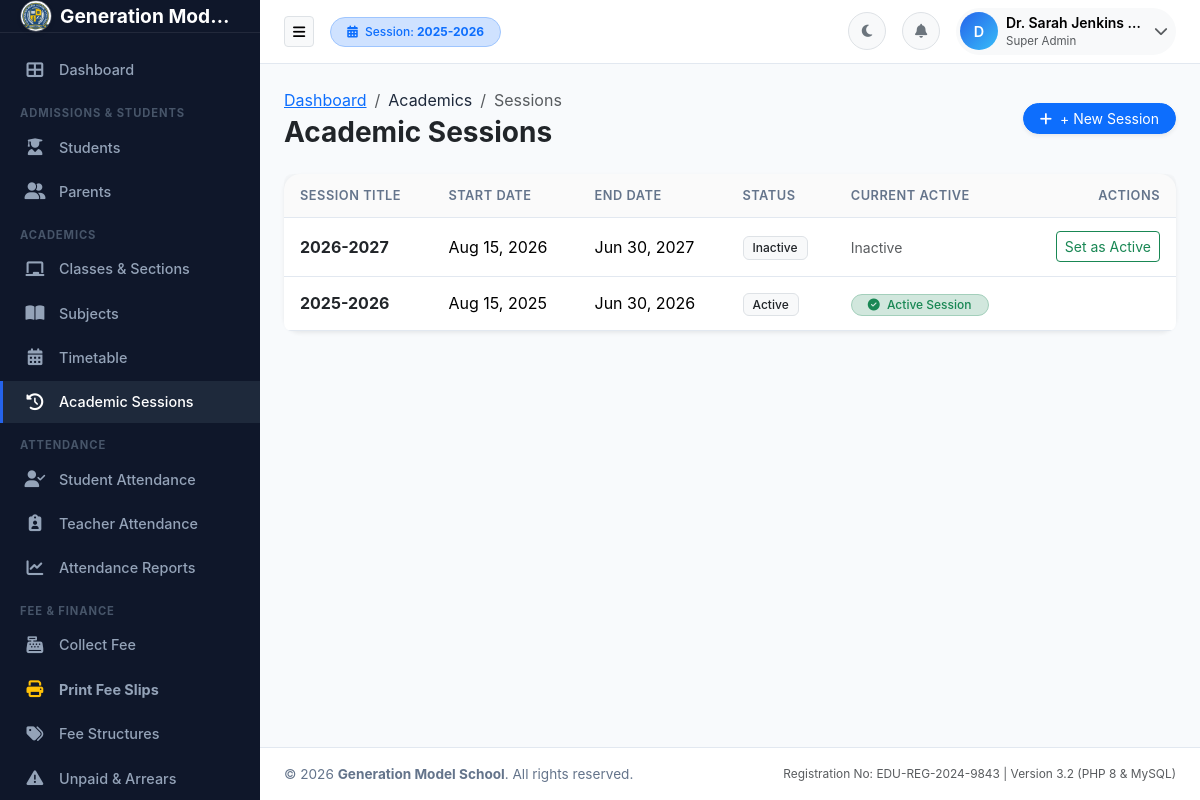
The app's page /academics/sessions.php (signed in) with its own data.
### tables this page shows
CREATE TABLE academic_sessions (
    id INT AUTO_INCREMENT PRIMARY KEY,
    session_name VARCHAR(50) NOT NULL UNIQUE,
    start_date DATE NOT NULL,
    end_date DATE NOT NULL,
    is_current TINYINT(1) DEFAULT 0,
    status ENUM('active', 'inactive', 'archived') DEFAULT 'active',
    created_at TIMESTAMP DEFAULT CURRENT_TIMESTAMP
);

### includes/functions.php (called while the page is built, shortened)
<?php
require_once __DIR__ . '/../config/config.php';
function getActiveSession() {
    global $pdo;
    $stmt = $pdo->query("SELECT * FROM academic_sessions WHERE is_current = 1 LIMIT 1");
    $activeSession = $stmt->fetch();
    return $activeSession;
}
function getAllSessions() {
    global $pdo;
    return $pdo->query("SELECT * FROM academic_sessions ORDER BY start_date DESC")->fetchAll();
}

### config/config.php (called while the page is built, shortened)
<?php
function e($string) {
    return htmlspecialchars((string)($string ?? ''), ENT_QUOTES, 'UTF-8');
}
function formatDate($date, $format = 'M d, Y') {
    return date($format, strtotime($date));
}

### includes/auth.php (called while the page is built, shortened)
<?php
require_once __DIR__ . '/../config/config.php';
function isLoggedIn() {
    return isset($_SESSION['user_id']) && !empty($_SESSION['user_id']);
}
function getCurrentUser() {
    if (isset($_SESSION['user_data'])) {
        return $_SESSION['user_data'];
    }
    return null;
}

### academics/sessions.php (the view, shortened to what this page needs)
<?php
require_once __DIR__ . '/../config/config.php';
require_once __DIR__ . '/../includes/auth.php';
require_once __DIR__ . '/../includes/permissions.php';
require_once __DIR__ . '/../includes/functions.php';
$sessions = getAllSessions();
require_once __DIR__ . '/../includes/header.php';
?>
<div class="d-flex flex-column flex-md-row justify-content-between align-items-md-center mb-4 gap-3">
    <div>
        <nav aria-label="breadcrumb">
            <ol class="breadcrumb mb-1">
                <li class="breadcrumb-item"><a href="<?= BASE_PATH ?>/dashboard.php">Dashboard</a></li>
                <li class="breadcrumb-item">Academics</li>
                <li class="breadcrumb-item active">Sessions</li>
            </ol>
        </nav>
        <h3 class="fw-bold text-dark mb-0">Academic Sessions</h3>
    </div>
    <button type="button" class="btn btn-primary btn-sm rounded-pill px-3 shadow-sm" data-bs-toggle="modal" data-bs-target="#addSessionModal">
        <i class="fas fa-plus me-1"></i> + New Session
    </button>
</div>
<div class="card border-0 shadow-sm rounded-4">
    <div class="card-body p-0">
        <div class="table-responsive">
            <table class="table table-hover align-middle mb-0">
                <thead class="table-light">
                    <tr>
                        <th>Session Title</th>
                        <th>Start Date</th>
                        <th>End Date</th>
                        <th>Status</th>
                        <th>Current Active</th>
                        <th class="text-end">Actions</th>
                    </tr>
                </thead>
                <tbody>
                    <?php foreach ($sessions as $s): ?>
                        <tr>
                            <td class="fw-bold text-dark"><?= e($s['session_name']) ?></td>
                            <td><?= formatDate($s['start_date']) ?></td>
                            <td><?= formatDate($s['end_date']) ?></td>
                            <td><span class="badge bg-light text-dark border"><?= ucfirst($s['status']) ?></span></td>
                            <td>
                                <?php if ($s['is_current'] == 1): ?>
                                    <span class="badge bg-success-subtle text-success border border-success-subtle px-3 py-1 rounded-pill">
                                        <i class="fas fa-check-circle me-1"></i> Active Session
                                    </span>
                                <?php else: ?>
                                    <span class="text-muted small">Inactive</span>
                                <?php endif; ?>
                            </td>
                            <td class="text-end">
                                <?php if ($s['is_current'] != 1): ?>
                                    <a href="<?= BASE_PATH ?>/academics/sessions.php?action=activate&id=<?= $s['id'] ?>" class="btn btn-sm btn-outline-success" onclick="return confirm('Switch current academic session to <?= e($s['session_name']) ?>?')">
                                        Set as Active
                                    </a>
                                <?php endif; ?>
                            </td>
                        </tr>
                    <?php endforeach; ?>
                </tbody>
            </table>
        </div>
    </div>
</div>
<?php require_once __DIR__ . '/../includes/footer.php'; ?>

### includes/navbar.php (shortened to what this page needs)
<header class="app-navbar">
    <div class="d-flex align-items-center">
        <button type="button" class="btn btn-light border btn-sm me-3" id="sidebarToggle" aria-label="Toggle Sidebar">
            <i class="fas fa-bars"></i>
        </button>
        <div class="d-none d-md-block">
            <span class="badge bg-primary-subtle text-primary border border-primary-subtle px-3 py-2 rounded-pill">
                <i class="fas fa-calendar-alt me-1"></i> Session: <strong><?= e($activeSession['session_name'] ?? '2025-2026') ?></strong>
            </span>
        </div>
    </div>
    <div class="nav-actions">
        <button class="btn btn-light border btn-sm rounded-circle d-flex align-items-center justify-content-center" id="themeToggleBtn" style="width: 38px; height: 38px;" title="Toggle Dark/Light Mode">
            <i class="fas fa-moon text-secondary"></i>
        </button>
        <div class="dropdown">
            <button class="btn btn-light border btn-sm rounded-circle position-relative d-flex align-items-center justify-content-center" style="width: 38px; height: 38px;" id="notificationsDropdown" data-bs-toggle="dropdown" aria-expanded="false">
                <i class="fas fa-bell text-secondary"></i>
            </button>
        </div>
        <div class="dropdown">
            <button class="btn btn-light border-0 p-1 d-flex align-items-center rounded-pill" id="userMenuDropdown" data-bs-toggle="dropdown" aria-expanded="false">
                <div class="avatar-initials me-2">
                    <?= strtoupper(substr($currentUser['full_name'] ?? 'U', 0, 1)) ?>
                </div>
                <div class="text-start d-none d-lg-block me-2">
                    <div class="fw-semibold small text-truncate" style="max-width: 140px;"><?= e($currentUser['full_name'] ?? 'User') ?></div>
                    <div class="text-muted" style="font-size: 0.72rem;"><?= e($currentUser['role_display'] ?? 'Staff') ?></div>
                </div>
                <i class="fas fa-chevron-down text-muted small me-1"></i>
            </button>
        </div>
    </div>
</header>

### assets/css/style.css (style rules this page uses)
:root { --primary-color: #2563eb; --primary-hover: #1d4ed8; --secondary-color: #475569; --success-color: #10b981; --danger-color: #ef4444; --warning-color: #f59e0b; --info-color: #06b6d4; --bg-main: #f8fafc; --bg-card: #ffffff; --bg-sidebar: #0f172a; --sidebar-text: #94a3b8; --sidebar-active: #ffffff; --sidebar-active-bg: #1e293b; --text-main: #1e293b; --text-muted: #64748b; --border-color: #e2e8f0; --topbar-height: 64px; --sidebar-width: 260px; --sidebar-collapsed-width: 70px; --transition-speed: 0.25s; }
body { font-family: -apple-system, BlinkMacSystemFont, "Segoe UI", Roboto, "Helvetica Neue", Arial, sans-serif; background-color: var(--bg-main); color: var(--text-main); margin: 0; padding: 0; overflow-x: hidden; transition: background-color var(--transition-speed), color var(--transition-speed); }
.app-navbar { height: var(--topbar-height); background-color: var(--bg-card); border-bottom: 1px solid var(--border-color); display: flex; align-items: center; justify-content: space-between; padding: 0 1.5rem; position: sticky; top: 0; z-index: 1030; transition: background-color var(--transition-speed), border-color var(--transition-speed); }
.nav-actions { display: flex; align-items: center; gap: 1rem; }
.card { background-color: var(--bg-card); border: 1px solid var(--border-color); border-radius: 0.75rem; box-shadow: 0 1px 3px 0 rgba(0, 0, 0, 0.05); transition: background-color var(--transition-speed), border-color var(--transition-speed), box-shadow 0.2s ease; }
.table { color: var(--text-main); border-color: var(--border-color); margin-bottom: 0; }
.table th { background-color: rgba(0, 0, 0, 0.02); color: var(--text-muted); font-weight: 600; font-size: 0.8rem; text-transform: uppercase; letter-spacing: 0.04em; border-bottom: 1px solid var(--border-color); padding: 0.75rem 1rem; }
.table td { padding: 0.85rem 1rem; vertical-align: middle; border-bottom: 1px solid var(--border-color); }
.table-responsive { border-radius: 0.5rem; }
.badge { font-weight: 500; padding: 0.4em 0.75em; border-radius: 0.375rem; }
.avatar-initials { width: 38px; height: 38px; border-radius: 50%; background: linear-gradient(135deg, #2563eb, #38bdf8); color: #fff; display: inline-flex; align-items: center; justify-content: center; font-weight: 600; font-size: 0.9rem; }

### records on screen
academic_sessions: session_name "2025-2026", start_date "Aug 15, 2025", end_date "Jun 30, 2026", status "Active", is_current 1 (drawn)
academic_sessions: session_name "2026-2027", start_date "Aug 15, 2026", end_date "Jun 30, 2027", status "Inactive", is_current "Inactive"

### other values on screen
getSetting('school_name', 'Generation Model School') "Generation Mod…"
substr($currentUser['full_name'] ?? 'U', 0, 1) "D"
$currentUser['full_name'] "Dr. Sarah Jenkins…"
$currentUser['role_display'] "Super Admin"
getSetting('school_name', 'EduManage School Management System') "Generation Model School"
getSetting('registration_no', 'EDU-REG-2024-9843') "EDU-REG-2024-9843"
